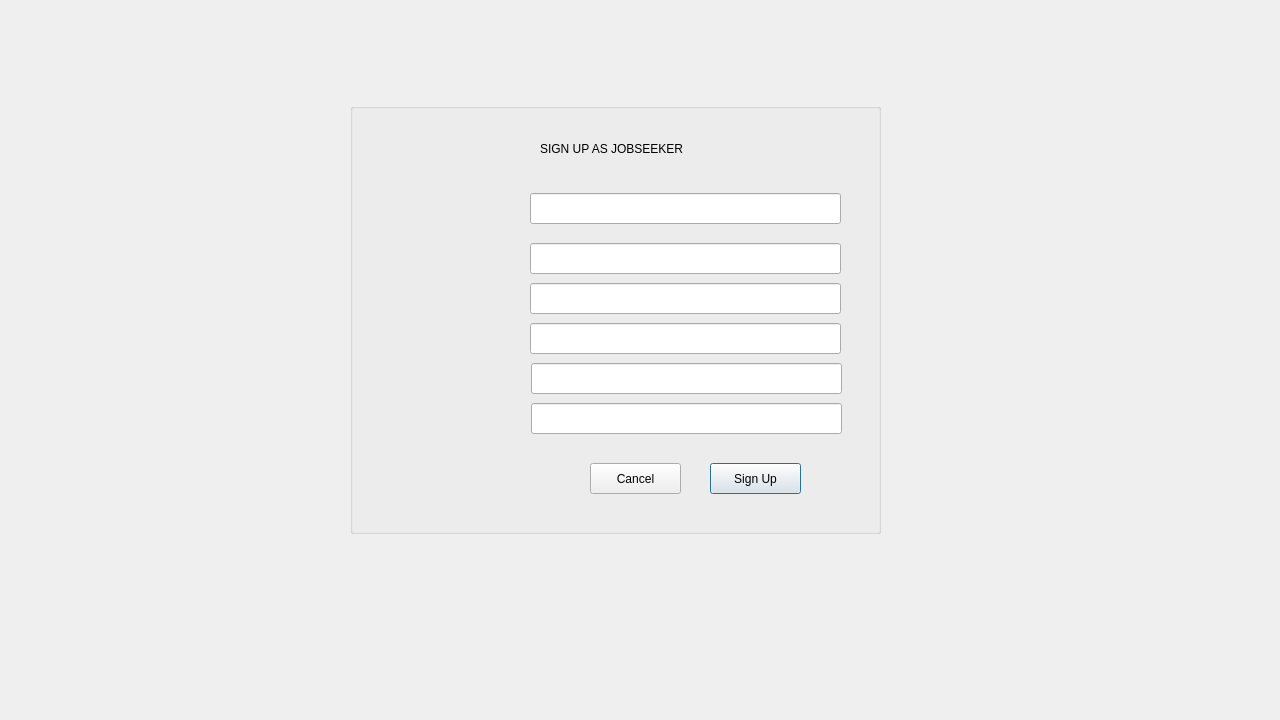
<?xml version="1.0" encoding="UTF-8"?>
<ui version="4.0">
 <class>signup_Dialog</class>
 <widget class="QDialog" name="signup_Dialog">
  <property name="geometry">
   <rect>
    <x>0</x>
    <y>0</y>
    <width>1280</width>
    <height>720</height>
   </rect>
  </property>
  <property name="windowTitle">
   <string>Dialog</string>
  </property>
  <widget class="QGroupBox" name="groupBox_signup">
   <property name="geometry">
    <rect>
     <x>350</x>
     <y>103</y>
     <width>531</width>
     <height>431</height>
    </rect>
   </property>
   <property name="title">
    <string/>
   </property>
   <widget class="QLineEdit" name="lineEdit_user">
    <property name="geometry">
     <rect>
      <x>180</x>
      <y>90</y>
      <width>311</width>
      <height>31</height>
     </rect>
    </property>
   </widget>
   <widget class="QLineEdit" name="lineEdit_pass">
    <property name="geometry">
     <rect>
      <x>181</x>
      <y>260</y>
      <width>311</width>
      <height>31</height>
     </rect>
    </property>
    <property name="echoMode">
     <enum>QLineEdit::Password</enum>
    </property>
   </widget>
   <widget class="QLineEdit" name="lineEdit_confpass">
    <property name="geometry">
     <rect>
      <x>181</x>
      <y>300</y>
      <width>311</width>
      <height>31</height>
     </rect>
    </property>
    <property name="echoMode">
     <enum>QLineEdit::Password</enum>
    </property>
   </widget>
   <widget class="QPushButton" name="pushButton_sign">
    <property name="geometry">
     <rect>
      <x>360</x>
      <y>360</y>
      <width>91</width>
      <height>31</height>
     </rect>
    </property>
    <property name="text">
     <string>Sign Up</string>
    </property>
   </widget>
   <widget class="QLineEdit" name="lineEdit_phonenum">
    <property name="geometry">
     <rect>
      <x>180</x>
      <y>220</y>
      <width>311</width>
      <height>31</height>
     </rect>
    </property>
   </widget>
   <widget class="QLabel" name="label_5">
    <property name="geometry">
     <rect>
      <x>190</x>
      <y>30</y>
      <width>291</width>
      <height>31</height>
     </rect>
    </property>
    <property name="text">
     <string>SIGN UP AS JOBSEEKER</string>
    </property>
   </widget>
   <widget class="QLabel" name="label_signpic">
    <property name="geometry">
     <rect>
      <x>10</x>
      <y>31</y>
      <width>161</width>
      <height>381</height>
     </rect>
    </property>
    <property name="text">
     <string/>
    </property>
   </widget>
   <widget class="QPushButton" name="pushButton_cancel">
    <property name="geometry">
     <rect>
      <x>240</x>
      <y>360</y>
      <width>91</width>
      <height>31</height>
     </rect>
    </property>
    <property name="text">
     <string>Cancel</string>
    </property>
   </widget>
   <widget class="QLineEdit" name="lineEdit_address">
    <property name="geometry">
     <rect>
      <x>180</x>
      <y>180</y>
      <width>311</width>
      <height>31</height>
     </rect>
    </property>
   </widget>
   <widget class="QLineEdit" name="lineEdit_gmail">
    <property name="geometry">
     <rect>
      <x>180</x>
      <y>140</y>
      <width>311</width>
      <height>31</height>
     </rect>
    </property>
   </widget>
   <widget class="QLabel" name="label_second_status">
    <property name="geometry">
     <rect>
      <x>20</x>
      <y>400</y>
      <width>81</width>
      <height>21</height>
     </rect>
    </property>
    <property name="text">
     <string/>
    </property>
   </widget>
  </widget>
 </widget>
 <resources/>
 <connections/>
</ui>
